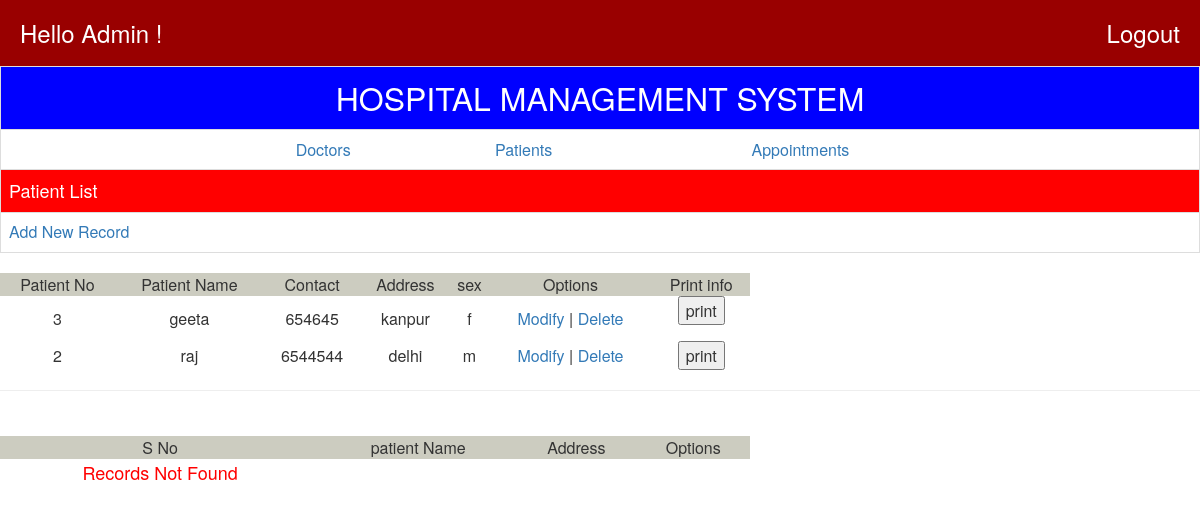
Page /PLIST.php on the committed database.
### tables this page shows
CREATE TABLE IF NOT EXISTS `patient` (
  `pno` int(10) NOT NULL,
  `pname` text NOT NULL,
  `fname` text NOT NULL,
  `sex` text NOT NULL,
  `address` varchar(30) NOT NULL,
  `contact` varchar(10) NOT NULL,
  `dinfo` varchar(15) NOT NULL,
  `amount` decimal(10,0) NOT NULL,
  `pshow` varchar(2) NOT NULL
);

### PLIST.php (the view, shortened to what this page needs)
<?php
require('connection.php');
?><html>
 <head>
 <link rel="stylesheet" href="css/bootstrap.css"/>
 </head>
 <body>
<table class="table table-bordered">
<tr bgcolor=blue><td align=center><font SIZE=6 color=white>HOSPITAL
MANAGEMENT SYSTEM</font></td></tr>
<tr><td><table align=center width=750 cellspacing=0 cellpadding=5>
<tr><td align=center><a href=dlist.php>Doctors</td><td align=center><a
href=plist.php>Patients</td><td align=center><a
href=alist.php>Appointments</td>
</table></td></tr>
<tr bgcolor=red><td ><font size=4 color=white>Patient
List</font></td></tr>
<tr><td><a href=padd.php>Add New Record</a></td></tr>
</table>
<table width=750 cellspacing=0 cellpadding=5>
<tr bgcolor=#ccccc><td align=center>Patient No</td><td align=center>Patient
Name</td>
<td align=center>Contact</td>
<td align=center>Address</td>
<td align=center>sex</td>
<td align=center>Options</td>
<td align=center>Print info</td></tr>
<?php
$rs1=mysql_query("SELECT * from patient where pshow='Y' order by
pname;");
while( $row=mysql_fetch_array($rs1)) {
 echo "<tr align=center><td>$row[0]</td><td>$row[1]</td><td>$row[5]</td><td>$row[4]</td>
 <td>$row[3]</td>
 <td><a
href=pmod.php?rno=".$row[0].">Modify</a> | <a
href=pdel.php?rno=".$row[0].">Delete</a></td><td><form method=post action=printpinfo.php>
<input type=submit value=print></tr>";
}
?>
</table></td></tr>
<tr><td align=center><hr></td></tr>
<tr bgcolor=red><td><font size=4 color=white>Deleted
Records</font></td></tr>
<tr><td><table width=750 cellspacing=0 cellpadding=5>
<tr bgcolor=#ccccc><td align=center>S No</td><td align=center>patient
Name</td><td align=center>Address</td><td
align=center>Options</td></tr>
<?php
$sno=1;
if ($sno==1) echo "<tr><td align=center><font size=4 color=red>Records
Not Found</font></td></tr>";
?>
</table></td></tr>
</body>
</html>

### connection.php (shortened to what this page needs)
<h3 style="background:#990000;padding:20px;color:#FFFFFF;margin:0px">
	<span>Hello Admin !</span>
	<span style="float:right"><a style="color:#FFFFFF" href="logout.php">Logout</a></span>
</h3>

### rows in the picture
patient: pno "3", pname "geeta", contact "654645", address "kanpur", sex "f"
patient: pno "2", pname "raj", contact "6544544", address "delhi", sex "m"
